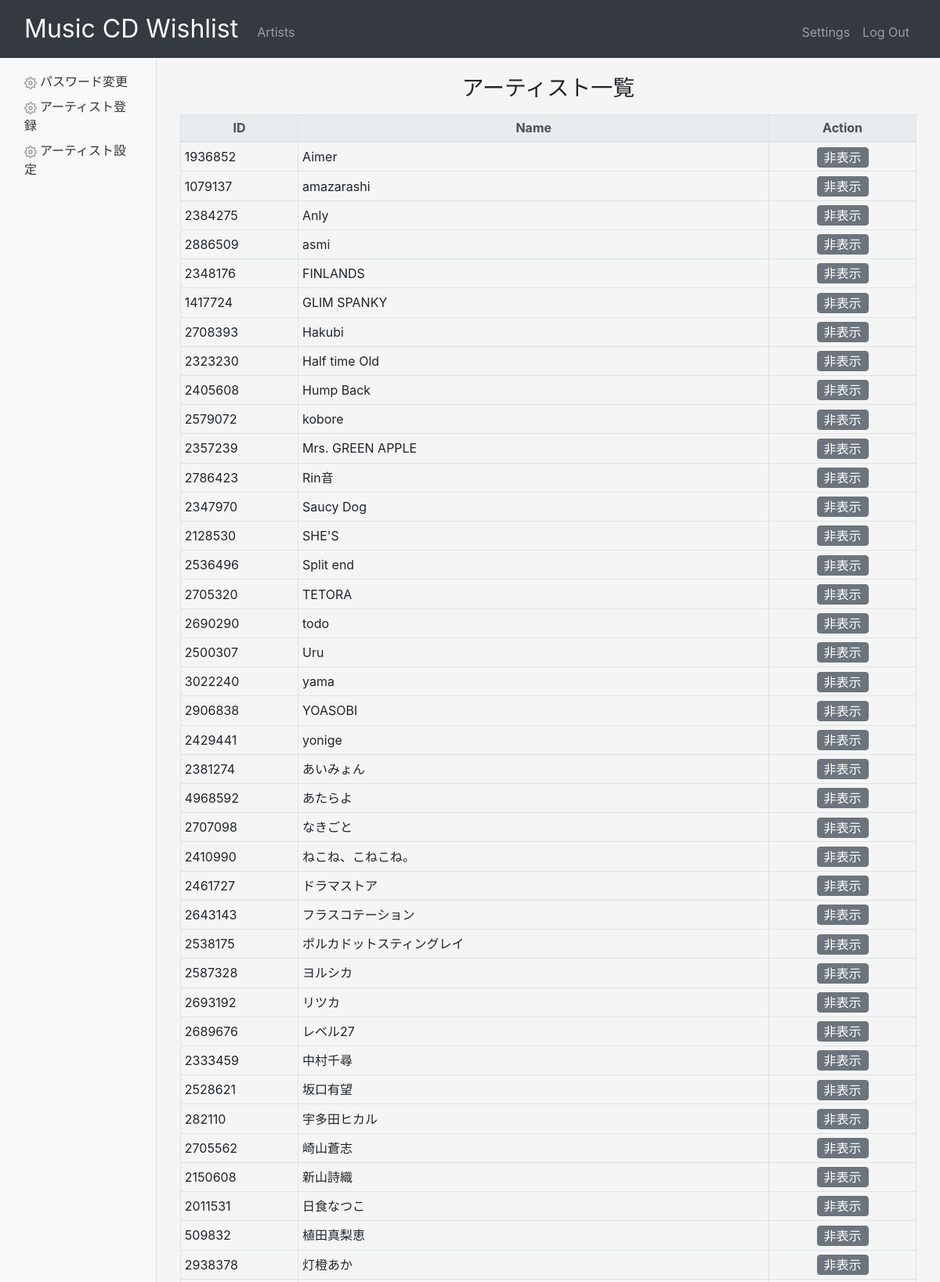
/settings/artistlist (signed in, upper part), run on the app's committed database.
### tables this page shows
CREATE TABLE artists (
  id TEXT NOT NULL 
, name TEXT NOT NULL UNIQUE
, PRIMARY KEY(id) 
);

### twrcwishlist/settings.py (the view)
@bp.route("/artistlist", methods=["GET",])
@login_required
def artistlist():
    displaymode = request.args.get("d", "all")
    userid = g.user['id']
    artists = make_artistslist(userid, searchmode=displaymode)
    return render_template(
        "settings/artistlist.html",
        is_hidden_signature=True,
        settings=SETTINGS_LIST,
        artists=artists,
    )

### twrcwishlist/auth.py (called while the page is built)
@bp.before_app_request
def load_logged_in_user():
    user_id = session.get('user_id')
    if user_id is None:
        g.user = None
    else:
        g.user = get_db().execute(
            'SELECT * FROM users WHERE id = ?',
            (user_id,)
        ).fetchone()

### twrcwishlist/db.py (called while the page is built)
def get_db():
    if 'db' not in g:
        g.db = sqlite3.connect(
            current_app.config['DATABASE'],
            detect_types=sqlite3.PARSE_DECLTYPES
        )
        g.db.row_factory = sqlite3.Row
    return g.db

### twrcwishlist/helpers.py (called while the page is built)
def login_required(view):
    @wraps(view)
    def decorated_function(*args, **kwargs):
        if g.user is None:
            return redirect(url_for('auth.login'))
        return view(*args, **kwargs)
    return decorated_function

### twrcwishlist/templates/settings/artistlist.html (shortened to what this page needs)
{% extends "layout_settings.html" %}
{% block main %}
  {% if message %}
    <p class="h5">{{ message }}</p>
  {% else %}
    {% if artists %}
      <h3 class="mb-3">アーティスト一覧</h3>
    {% else %}
      <p class="h5 mb-3">データがありません。</p>
    {% endif %}
    <div class="table-responsive">
      <table id="index-table" class="table table-sm table-bordered tablesorter mb-0">
        <thead class="thead-light">
          <tr>
            <th class="align-middle" data-placeholder="Enter search word" style="width:16%">ID</th>
            <th class="align-middle" data-placeholder="Enter search word">Name</th>
            <th class="align-middle" style="width:20%">Action</th>
          </tr>
        </thead>
        <tbody>
          {% for a in artists %}
            <tr>
              <td class="align-middle text-left">{{ a.id }}</td>
              <td class="align-middle text-left">{{ a.name }}</td>
              <td class="align-middle">
                {% if not a.not_displayed %}
                  <form action="{{ url_for('settings.artist_hidden') }}" method="post" class="d-inline">
                    <button class="btn btn-secondary py-0 px-2" type="submit">非表示</button>
                  </form>
                {% else %}
                  <form action="{{ url_for('settings.artist_unhidden') }}" method="post" class="d-inline">
                    <input type="hidden" name="artistid" value="{{ a.id }}">
                    <button class="btn btn-primary py-0 px-2" type="submit">表示</button>
                  </form>
                {% endif %}
              </td>
            </tr>
          {% endfor %}
        </tbody>
      </table>
    </div>
  {% endif %}
{% endblock %}

### twrcwishlist/static/css/styles.css (style rules this page uses)
body { background-color: #f5f5f5; padding-top: 4.5rem; height: 100%; }

### data on the page
artists: id "1936852", name "Aimer"
artists: id "1079137", name "amazarashi"
artists: id "2384275", name "Anly"
artists: id "2886509", name "asmi"
artists: id "2348176", name "FINLANDS"
artists: id "1417724", name "GLIM SPANKY"
artists: id "2708393", name "Hakubi"
artists: id "2323230", name "Half time Old"
artists: id "2405608", name "Hump Back"
artists: id "2579072", name "kobore"
artists: id "2357239", name "Mrs. GREEN APPLE"
artists: id "2786423", name "Rin音"
artists: id "2347970", name "Saucy Dog"
artists: id "2128530", name "SHE'S"
artists: id "2536496", name "Split end"
artists: id "2705320", name "TETORA"
artists: id "2690290", name "todo"
artists: id "2500307", name "Uru"
artists: id "3022240", name "yama"
artists: id "2906838", name "YOASOBI"
artists: id "2429441", name "yonige"
artists: id "2381274", name "あいみょん"
artists: id "4968592", name "あたらよ"
artists: id "2707098", name "なきごと"
artists: id "2410990", name "ねこね、こねこね。"
artists: id "2461727", name "ドラマストア"
artists: id "2643143", name "フラスコテーション"
artists: id "2538175", name "ポルカドットスティングレイ"
artists: id "2587328", name "ヨルシカ"
artists: id "2693192", name "リツカ"
artists: id "2689676", name "レベル27"
artists: id "2333459", name "中村千尋"
artists: id "2528621", name "坂口有望"
artists: id "282110", name "宇多田ヒカル"
artists: id "2705562", name "崎山蒼志"
artists: id "2150608", name "新山詩織"
artists: id "2011531", name "日食なつこ"
artists: id "509832", name "植田真梨恵"
artists: id "2938378", name "灯橙あか"

### other printed values
{{ s[1] }} "パスワード変更" "アーティスト登録" "アーティスト設定"
